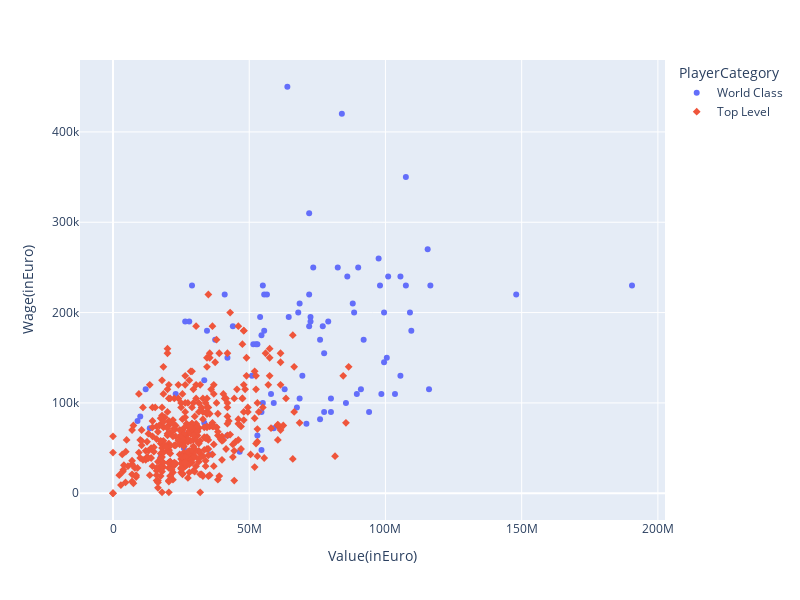

Source (notebook cell):
### Markdown cell above
The players_info dataframe is filtered using the query() method. The wage and value of top players i.e. players in World Class and Top Level category. After filtering, the data is then displayed on a scatter plot

### Code cell
players_info2 = players_info.query('PlayerCategory in ["World Class", "Top Level"]')

fig = px.scatter(players_info2, x="Value(inEuro)", y="Wage(inEuro)", color='PlayerCategory',hover_name="PlayerName",
                 symbol="PlayerCategory", width=800, height=600)
fig.show()

### Figure 1 — Plotly figure (JSON) as saved in the notebook; plotly's stock layout.template omitted (floating-point values rounded to 4 significant figures; data arrays with more than 128 entries replaced by an {"elided": "..."} marker saying what was removed)
{"data": [{"hovertemplate": "<b>%{hovertext}</b><br><br>PlayerCategory=World Class<br>Value(inEuro)=%{x}<br>Wage(inEuro)=%{y}<extra></extra>", "hovertext": ["L. Messi", "K. Benzema", "R. Lewandowski", "K. De Bruyne", "K. Mbappé", "M. Salah", "T. Courtois", "M. Neuer", "Cristiano Ronaldo", "V. van Dijk", "H. Kane", "Neymar Jr", "H. Son", "Casemiro", "J. Oblak", "S. Mané", "Ederson", "J. Kimmich", "Alisson", "N. Kanté", "Rúben Dias", "E. Haaland", "G. Donnarumma", "Bernardo Silva", "João Cancelo", "Marquinhos", "K. Navas", "M. ter Stegen", "T. Kroos", "L. Modric", "A. Rüdiger", "Rodri", "Fabinho", "H. Lloris", "T. Müller", "De Gea", "M. Verratti", "M. Maignan", "T. Alexander-Arnold", "A. Robertson", "K. Koulibaly", "L. Goretzka", "F. de Jong", "Thiago", "C. Immobile", "R. Lukaku", "D. Alaba", "R. Sterling", "R. Mahrez", "P. Dybala", "Thiago Silva", "W. Szczesny", "K. Trapp", "Bruno Fernandes", "Parejo", "A. Laporte", "K. Coman", "M. Brozovic", "N. Barella", "L. Martínez", "M. ?kriniar", "C. Nkunku", "É. Mendy", "Vinícius Jr.", "S. Milinkovic-Savic", "N. Süle", "N. Fekir", "S. Gnabry", "I. Gündogan", "K. Walker", "P. Aubameyang", "Jordi Alba", "Sergio Busquets", "Iago Aspas", "P. Pogba", "M. Depay", "Jorginho", "M. Acuña", "Gerard Moreno", "Y. Carrasco", "F. Kostic", "J. Vardy", "Pedri", "P. Foden", "M. de Ligt", "P. Schick", "T. Hernández", "Diogo Jota", "P. Gulácsi", "Y. Sommer", "M. Reus"], "legendgroup": "World Class", "marker": {"color": "#636efa", "symbol": "circle"}, "mode": "markers", "name": "World Class", "orientation": "v", "showlegend": true, "type": "scatter", "x": [54000000, 64000000, 84000000, 107500000, 190500000, 115500000, 90000000, 13500000, 41000000, 98000000, 105500000, 99500000, 101000000, 86000000, 85500000, 99500000, 88000000, 105500000, 79000000, 72000000, 107500000, 148000000, 103500000, 97500000, 82500000, 92000000, 10000000, 68500000, 72000000, 29000000, 73500000, 88500000, 77000000, 9000000, 63000000, 42000000, 77500000, 80000000, 100500000, 72000000, 54500000, 91000000, 116500000, 55500000, 55000000, 68000000, 55500000, 72500000, 56500000, 69500000, 12000000, 33500000, 36000000, 72500000, 42000000, 64500000, 80000000, 58000000, 89500000, 98500000, 68500000, 94000000, 51000000, 109000000, 77500000, 59000000, 54500000, 59000000, 44000000, 37500000, 34500000, 28000000, 26500000, 26000000, 52500000, 55000000, 51500000, 46500000, 53000000, 54500000, 53000000, 23000000, 116000000, 109500000, 71000000, 67500000, 76000000, 76000000, 26500000, 17500000, 33500000], "xaxis": "x", "y": [195000, 450000, 420000, 350000, 230000, 270000, 250000, 72000, 220000, 230000, 240000, 200000, 240000, 240000, 100000, 145000, 210000, 130000, 190000, 220000, 230000, 220000, 110000, 260000, 250000, 170000, 85000, 210000, 310000, 230000, 250000, 200000, 185000, 80000, 115000, 150000, 155000, 90000, 150000, 185000, 175000, 115000, 230000, 180000, 100000, 200000, 220000, 195000, 220000, 130000, 115000, 125000, 43000, 190000, 64000, 195000, 105000, 110000, 110000, 110000, 105000, 90000, 130000, 200000, 90000, 72000, 48000, 100000, 185000, 170000, 180000, 190000, 190000, 50000, 165000, 230000, 165000, 46000, 64000, 90000, 165000, 110000, 115000, 180000, 77000, 95000, 82000, 170000, 65000, 40000, 78000], "yaxis": "y"}, {"hovertemplate": "<b>%{hovertext}</b><br><br>PlayerCategory=Top Level<br>Value(inEuro)=%{x}<br>Wage(inEuro)=%{y}<extra></extra>", "hovertext": {"elided": "414 str values"}, "legendgroup": "Top Level", "marker": {"color": "#EF553B", "symbol": "diamond"}, "mode": "markers", "name": "Top Level", "orientation": "v", "showlegend": true, "type": "scatter", "x": {"elided": "414 int values"}, "xaxis": "x", "y": {"elided": "414 int values"}, "yaxis": "y"}], "layout": {"height": 600, "legend": {"title": {"text": "PlayerCategory"}, "tracegroupgap": 0}, "margin": {"t": 60}, "width": 800, "xaxis": {"anchor": "y", "autorange": true, "domain": [0, 1], "range": [-12130000.0, 202600000.0], "title": {"text": "Value(inEuro)"}, "type": "linear"}, "yaxis": {"anchor": "x", "autorange": true, "domain": [0, 1], "range": [-29610.0, 479600.0], "title": {"text": "Wage(inEuro)"}, "type": "linear"}}}
